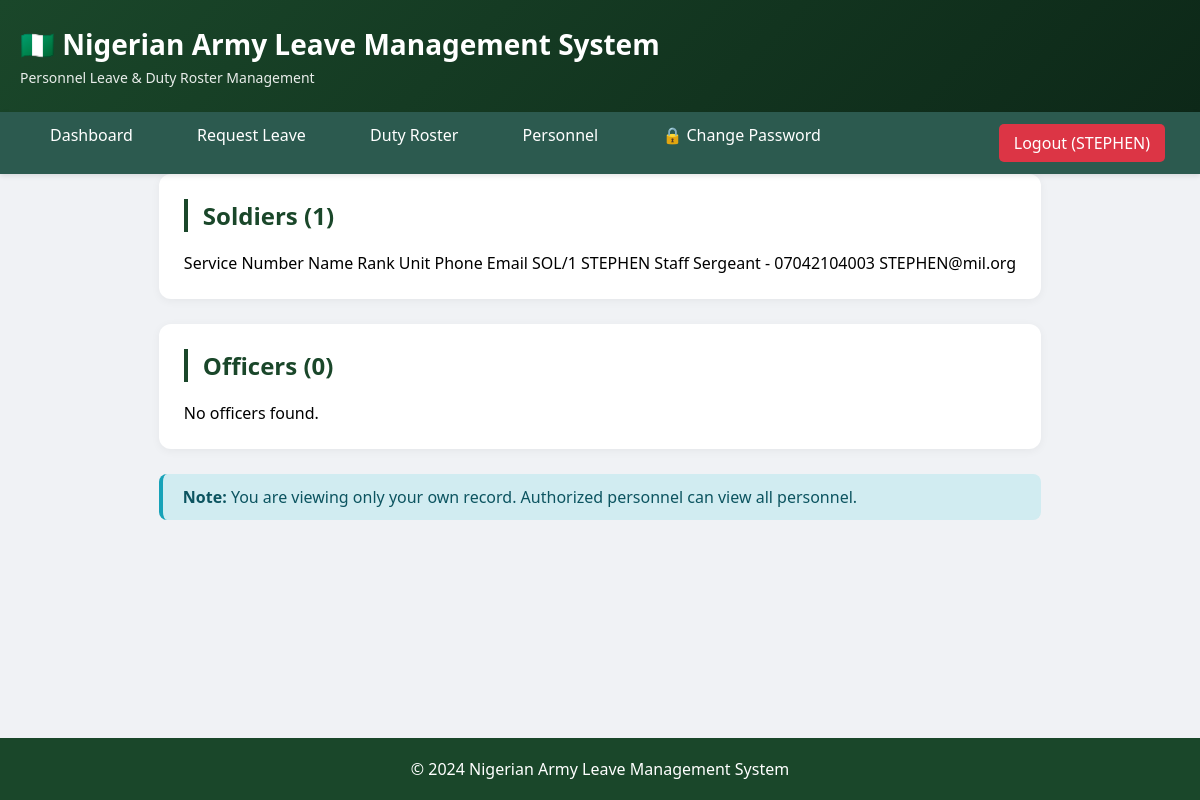
Page /view_personnel (signed in) on the committed database.
### tables this page shows
CREATE TABLE personnel (
            id INTEGER PRIMARY KEY AUTOINCREMENT,
            service_number TEXT UNIQUE NOT NULL,
            name TEXT NOT NULL,
            rank TEXT NOT NULL,
            rank_category TEXT NOT NULL,
            rank_order INTEGER NOT NULL,
            unit TEXT,
            platoon TEXT,
            company TEXT,
            battalion TEXT,
            email TEXT,
            phone TEXT,
            password TEXT,
            force_password_change INTEGER DEFAULT 1,
            is_active BOOLEAN DEFAULT 1,
            created_at DATETIME DEFAULT CURRENT_TIMESTAMP,
            updated_at DATETIME DEFAULT CURRENT_TIMESTAMP
        );

### app.py (the view)
@app.route('/view_personnel')
def view_personnel():
    if 'user_id' not in session:
        return redirect(url_for('login'))
    manager = LeaveManager()
    can_view_all = manager.can_add_personnel(session['service_number'])
    if can_view_all:
        soldiers = manager.get_all_personnel('soldier')
        officers = manager.get_all_personnel('officer')
    else:
        user = manager.get_personnel_by_id(session['user_id'])
        if user['rank_category'] == 'soldier':
            soldiers = [user]
            officers = []
        else:
            soldiers = []
            officers = [user]
    manager.close()
    return render_template('view_personnel.html', soldiers=soldiers, officers=officers, user=session, can_view_all=can_view_all)

### leave_management.py (called while the page is built)
    def connect(self):
        self.conn = sqlite3.connect(self.db_path)
        self.conn.row_factory = sqlite3.Row
        self.cursor = self.conn.cursor()

    def close(self):
        if self.conn:
            self.conn.close()

    def can_add_personnel(self, service_number: str) -> bool:
        self.cursor.execute("""
            SELECT rank FROM personnel WHERE service_number = ? AND is_active = 1
        """, (service_number,))
        result = self.cursor.fetchone()
        if not result:
            return False
        rank = result['rank']
        allowed_ranks = ['Admin Officer', 'Chief of Staff',
                         'Lieutenant Colonel', 'Colonel', 'Brigadier General', 'Major General']
        if service_number == 'NACWCCORPERS':
            return True
        return rank in allowed_ranks

    def get_personnel_by_id(self, personnel_id: int) -> Optional[Dict]:
        self.cursor.execute("""
            SELECT id, name, rank, rank_category, service_number, email, phone, force_password_change
            FROM personnel
            WHERE id = ? AND is_active = 1
        """, (personnel_id,))
        row = self.cursor.fetchone()
        return dict(row) if row else None

### templates/view_personnel.html (shortened to what this page needs)
{% extends "base.html" %}
{% block content %}
<div class="card">
    <h2>Soldiers ({{ soldiers|length }})</h2>
    {% if soldiers %}
    <div style="overflow-x: auto;">
        <thead>
            <tr>
                <th>Service Number</th>
                <th>Name</th>
                <th>Rank</th>
                <th>Unit</th>
                <th>Phone</th>
                <th>Email</th>
            </tr>
        </thead>
        <tbody>
            {% for soldier in soldiers %}
            <tr>
                <td>{{ soldier.service_number }}</td>
                <td>{{ soldier.name }}</td>
                <td>{{ soldier.rank }}</td>
                <td>{{ soldier.unit or '-' }}</td>
                <td>{{ soldier.phone or '-' }}</td>
                <td>{{ soldier.email or '-' }}</td>
            </tr>
            {% endfor %}
        </tbody>
    </div>
    {% else %}
    <p>No soldiers found.</p>
    {% endif %}
</div>
<div class="card">
    <h2>Officers ({{ officers|length }})</h2>
    {% if officers %}
    <div style="overflow-x: auto;">
        <table>
            <thead>
                <tr>
                    <th>Service Number</th>
                    <th>Name</th>
                    <th>Rank</th>
                    <th>Unit</th>
                    <th>Phone</th>
                    <th>Email</th>
                </tr>
            </thead>
            <tbody>
                {% for officer in officers %}
                <tr>
                    <td>{{ officer.service_number }}</td>
                    <td>{{ officer.name }}</td>
                    <td>{{ officer.rank }}</td>
                    <td>{{ officer.unit or '-' }}</td>
                    <td>{{ officer.phone or '-' }}</td>
                    <td>{{ officer.email or '-' }}</td>
                </tr>
                {% endfor %}
            </tbody>
        </table>
    </div>
    {% else %}
    <p>No officers found.</p>
    {% endif %}
</div>
{% if not can_view_all %}
<div class="alert-info">
    <strong>Note:</strong> You are viewing only your own record. Authorized personnel can view all personnel.
</div>
{% endif %}
{% endblock %}

### templates/base.html (shortened to what this page needs)
<!DOCTYPE html>
<html lang="en">
<head>
    <link rel="stylesheet" href="{{ url_for('static', filename='css/style.css') }}">
</head>
<body>
    <div class="header">
        <div class="container">
            <h1>🇳🇬 Nigerian Army Leave Management System</h1>
            <p>Personnel Leave & Duty Roster Management</p>
        </div>
    </div>
    {% if session.user_name %}
    <div class="nav">
        <div class="container">
            <a href="{{ url_for('dashboard') }}">Dashboard</a>
            <a href="{{ url_for('submit_leave') }}">Request Leave</a>
            <a href="{{ url_for('view_roster') }}">Duty Roster</a>
            <a href="{{ url_for('view_personnel') }}">Personnel</a>
            <a href="{{ url_for('change_password') }}">🔒 Change Password</a>
            <a href="{{ url_for('logout') }}" class="logout">Logout ({{ session.user_name }})</a>
        </div>
    </div>
    {% endif %}
    <div class="container">
        {% block content %}{% endblock %}
    </div>
    <footer>
        <div class="container">
            <p>&copy; 2024 Nigerian Army Leave Management System</p>
        </div>
    </footer>
</body>
</html>

### static/css/style.css (style rules this page uses)
* { margin: 0; padding: 0; box-sizing: border-box; }
body { font-family: 'Segoe UI', Tahoma, Geneva, Verdana, sans-serif; background-color: #f0f2f5; min-height: 100vh; display: flex; flex-direction: column; }
.header { background: linear-gradient(135deg, #1a472a 0%, #0d2818 100%); color: white; padding: 25px 0; box-shadow: 0 2px 10px rgba(0,0,0,0.1); }
.header h1 { font-size: 28px; margin-bottom: 5px; }
.header p { font-size: 14px; opacity: 0.9; }
.nav { background-color: #2c5a4f; padding: 12px 0; box-shadow: 0 2px 5px rgba(0,0,0,0.1); position: sticky; top: 0; z-index: 100; }
.nav a { color: white; text-decoration: none; margin: 0 15px; padding: 8px 15px; border-radius: 5px; transition: all 0.3s ease; font-weight: 500; }
.nav a.logout { float: right; background-color: #dc3545; }
.container { max-width: 1400px; margin: 0 auto; padding: 0 20px; }
.card { background: white; border-radius: 12px; padding: 25px; margin-bottom: 25px; box-shadow: 0 2px 10px rgba(0,0,0,0.05); transition: transform 0.2s, box-shadow 0.2s; }
.card h2 { color: #1a472a; margin-bottom: 20px; border-left: 4px solid #1a472a; padding-left: 15px; }
.alert-info { background-color: #d1ecf1; color: #0c5460; padding: 12px 20px; border-radius: 8px; margin-bottom: 20px; border-left: 4px solid #17a2b8; }
footer { text-align: center; padding: 20px; background-color: #1a472a; color: white; margin-top: auto; }

### rows in the picture
personnel: user_name "STEPHEN", service_number "SOL/1", name "STEPHEN", rank "Staff Sergeant", unit "-", phone "07042104003", email "STEPHEN@mil.org"

### other values in the picture
{{ soldiers|length }} "1"
{{ officers|length }} "0"
